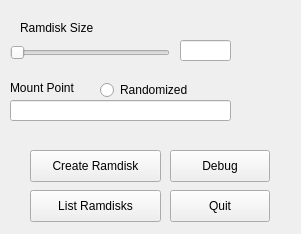
<?xml version="1.0" encoding="UTF-8"?>
<ui version="4.0">
 <class>Form</class>
 <widget class="QWidget" name="Form">
  <property name="geometry">
   <rect>
    <x>0</x>
    <y>0</y>
    <width>301</width>
    <height>234</height>
   </rect>
  </property>
  <property name="windowTitle">
   <string>Form</string>
  </property>
  <widget class="QLineEdit" name="sizeLineEdit">
   <property name="geometry">
    <rect>
     <x>180</x>
     <y>40</y>
     <width>51</width>
     <height>21</height>
    </rect>
   </property>
  </widget>
  <widget class="QSlider" name="sizeHorizontalSlider">
   <property name="geometry">
    <rect>
     <x>10</x>
     <y>40</y>
     <width>160</width>
     <height>25</height>
    </rect>
   </property>
   <property name="orientation">
    <enum>Qt::Horizontal</enum>
   </property>
  </widget>
  <widget class="QPushButton" name="createPushButton">
   <property name="geometry">
    <rect>
     <x>30</x>
     <y>150</y>
     <width>131</width>
     <height>32</height>
    </rect>
   </property>
   <property name="text">
    <string>Create Ramdisk</string>
   </property>
  </widget>
  <widget class="QLineEdit" name="mountLineEdit">
   <property name="geometry">
    <rect>
     <x>10</x>
     <y>100</y>
     <width>221</width>
     <height>21</height>
    </rect>
   </property>
  </widget>
  <widget class="QLabel" name="mountLabel">
   <property name="geometry">
    <rect>
     <x>10</x>
     <y>80</y>
     <width>81</width>
     <height>16</height>
    </rect>
   </property>
   <property name="text">
    <string>Mount Point</string>
   </property>
  </widget>
  <widget class="QRadioButton" name="randomRadioButton">
   <property name="geometry">
    <rect>
     <x>100</x>
     <y>80</y>
     <width>99</width>
     <height>20</height>
    </rect>
   </property>
   <property name="text">
    <string>Randomized</string>
   </property>
  </widget>
  <widget class="QLabel" name="sizeLabel">
   <property name="geometry">
    <rect>
     <x>20</x>
     <y>20</y>
     <width>91</width>
     <height>16</height>
    </rect>
   </property>
   <property name="text">
    <string>Ramdisk Size</string>
   </property>
  </widget>
  <widget class="QPushButton" name="listPushButton">
   <property name="geometry">
    <rect>
     <x>30</x>
     <y>190</y>
     <width>131</width>
     <height>32</height>
    </rect>
   </property>
   <property name="text">
    <string>List Ramdisks</string>
   </property>
  </widget>
  <widget class="QPushButton" name="quitPushButton">
   <property name="geometry">
    <rect>
     <x>170</x>
     <y>190</y>
     <width>100</width>
     <height>32</height>
    </rect>
   </property>
   <property name="text">
    <string>Quit</string>
   </property>
  </widget>
  <widget class="QPushButton" name="debugPushButton">
   <property name="geometry">
    <rect>
     <x>170</x>
     <y>150</y>
     <width>100</width>
     <height>32</height>
    </rect>
   </property>
   <property name="text">
    <string>Debug</string>
   </property>
  </widget>
 </widget>
 <resources/>
 <connections/>
</ui>
